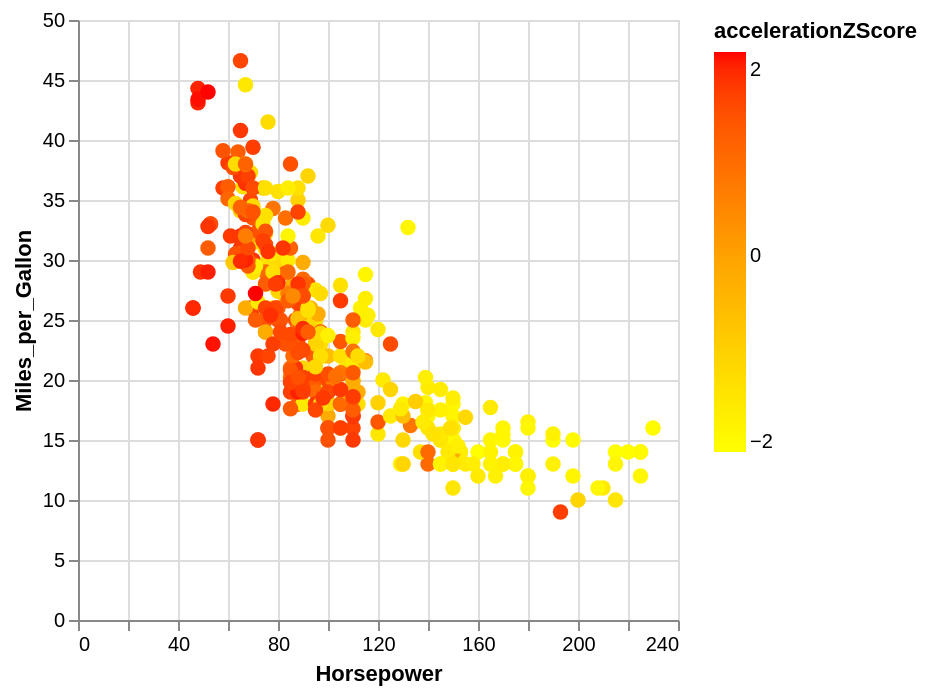

Specify this chart in Vega-Lite:
### Vega-Lite specification from a JSON file in a GitHub repository (floating-point values rounded to 4 significant figures; data arrays with more than 128 entries replaced by an {"elided": "..."} marker saying what was removed)
{"$schema": "https://vega.github.io/schema/vega-lite/v5.json", "data": {"values": {"elided": "406 records"}}, "description": "SymLog colour scale with slope constant of 0.01.", "encoding": {"color": {"field": "accelerationZScore", "scale": {"constant": 0.01, "range": ["yellow", "red"], "type": "symlog"}, "type": "quantitative"}, "opacity": {"value": 1}, "size": {"value": 60}, "x": {"field": "Horsepower", "type": "quantitative"}, "y": {"field": "Miles_per_Gallon", "type": "quantitative"}}, "mark": "circle", "transform": [{"as": "accelerationZScore", "calculate": "(datum.Acceleration - 15.52)/2.80"}]}
